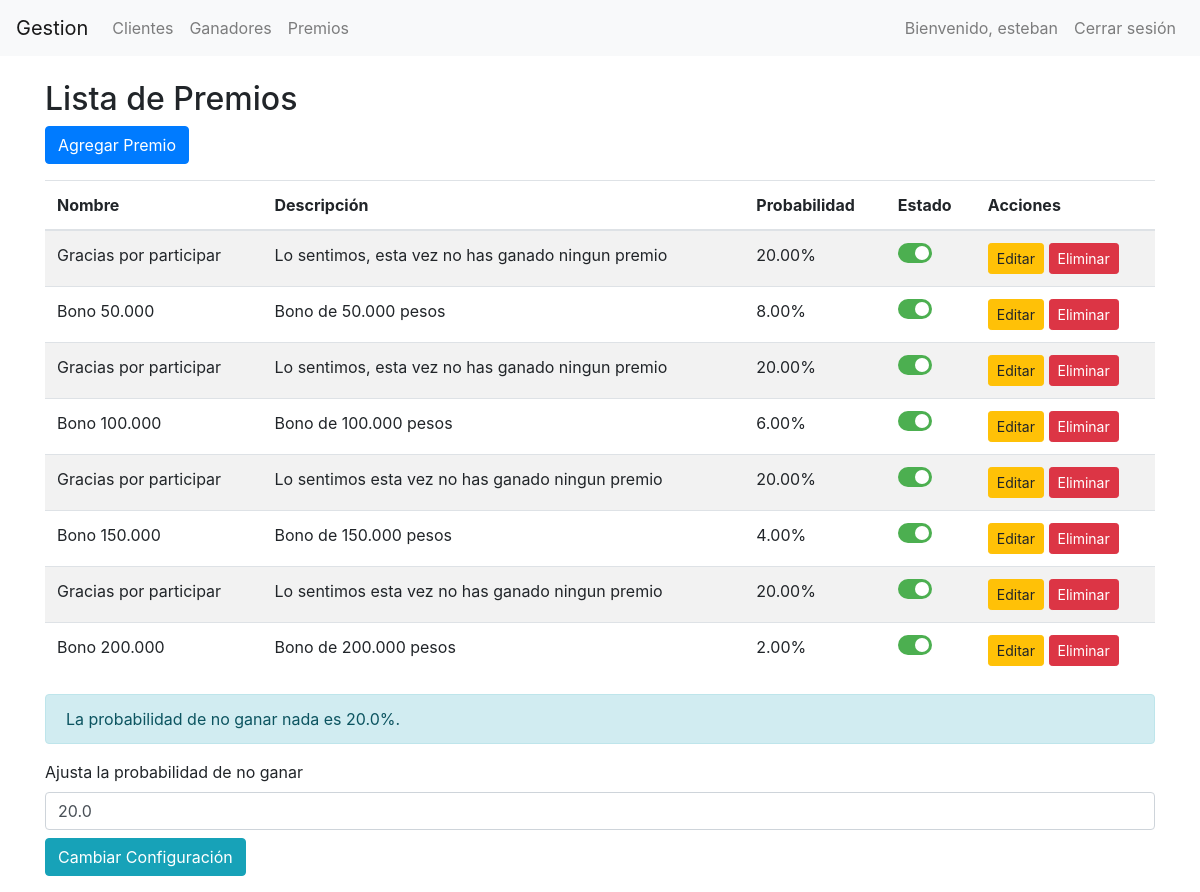
The page /ruleta/premios/ (signed in) on the database its author committed.
### ruleta/models.py (models this page shows, shortened)
class Premio(models.Model):
    nombre = models.CharField(max_length=100)
    descripcion = models.TextField()
    probabilidad = models.FloatField()
    activo = models.BooleanField(default=True)
    color = models.CharField(max_length=7, default="#ffffff")

class Configuracion(models.Model):
    probabilidad_no_ganar = models.FloatField(default=30)  # Valor por defecto del 30%

### ruleta/views.py (the view)
# urls.py: path('premios/', views.PremioListView.as_view(), name='premio_list'),
class PremioListView(LoginRequiredMixin, AdminRequiredMixin, ListView):
    model = Premio
    template_name = 'ruleta/premios_list.html'
    context_object_name = 'premios'
    def get_context_data(self, **kwargs):
        context = super().get_context_data(**kwargs)
        context['probabilidad_actual'] = Configuracion.objects.first().probabilidad_no_ganar if Configuracion.objects.exists() else 30
        return context

### ruleta/views.py (called while the page is built)
    def test_func(self):
        return self.request.user.is_staff or self.request.user.is_superuser

### ruleta/templates/ruleta/premio_list.html (shortened to what this page needs)
{% extends "base.html" %}
{% block content %}
  <h2>Lista de Premios</h2>
  <a href="{% url 'premio_create' %}" class="btn btn-primary mb-3">Agregar Premio</a>
  <table class="table table-striped">
    <thead>
      <tr>
        <th>Nombre</th>
        <th>Descripción</th>
        <th>Probabilidad</th>
        <th>Estado</th>
        <th>Acciones</th>
      </tr>
    </thead>
    <tbody>
      {% for premio in premios %}
        <tr>
          <td>{{ premio.nombre }}</td>
          <td>{{ premio.descripcion }}</td>
          <td>{{ premio.probabilidad|floatformat:2 }}%</td>
          <td>
            <label class="switch">
              <span class="slider round"></span>
            </label>
          </td>
          <td>
            <a href="{% url 'premio_update' premio.pk %}" class="btn btn-warning btn-sm">Editar</a>
            <a href="{% url 'premio_delete' premio.pk %}" class="btn btn-danger btn-sm">Eliminar</a>
          </td>
        </tr>
      {% endfor %}
    </tbody>
  </table>
  <div class="alert alert-info" role="alert">
    La probabilidad de no ganar nada es {{ probabilidad_actual }}%.
  </div>
  <form method="post" action="{% url 'actualizar_probabilidad' %}" class="mb-3">
    <label for="probabilidad_no_ganar">Ajusta la probabilidad de no ganar</label>
    <input type="number" class="form-control mb-2" id="probabilidad_no_ganar" name="probabilidad_no_ganar" step="0.01" value="{{ probabilidad_actual }}">
    <button type="submit" class="btn btn-info">Cambiar Configuración</button>
  </form>
{% endblock %}

### ruleta/templates/base.html (shortened to what this page needs)
<!DOCTYPE html>
<html lang="en">
<head>
    <link rel="stylesheet" href="https://maxcdn.bootstrapcdn.com/bootstrap/4.5.2/css/bootstrap.min.css">
</head>
<body>
    <nav class="navbar navbar-expand-lg navbar-light bg-light">
        <a class="navbar-brand" href="{% url 'admin_main' %}">Gestion</a>
        <div class="collapse navbar-collapse" id="navbarNav">
            <ul class="navbar-nav mr-auto">
                <li class="nav-item">
                    <a class="nav-link" href="{% url 'cliente_list' %}">Clientes</a>
                </li>
                <li class="nav-item">
                    <a class="nav-link" href="{% url 'ganador_list' %}">Ganadores</a>
                </li>
                <li class="nav-item">
                    <a class="nav-link" href="{% url 'premio_list' %}">Premios</a>
                </li>
            </ul>
            <ul class="navbar-nav ml-auto">
                {% if user.is_authenticated %}
                    <li class="nav-item">
                        <span class="nav-link">Bienvenido, {{ user.username }}</span>
                    </li>
                    <li class="nav-item">
                        <form method="post" action="{% url 'logout' %}">
                            <button type="submit" class="btn btn-outline-danger nav-link" style="border: none;">Cerrar sesión</button>
                        </form>
                    </li>
                {% else %}
                    <li class="nav-item">
                        <a class="nav-link btn btn-outline-primary" href="{% url 'login' %}">Iniciar sesión</a>
                    </li>
                {% endif %}
            </ul>
        </div>
    </nav>
    <div class="container mt-4">
        {% block content %}
        {% endblock %}
    </div>
</body>
</html>

### ruleta/templates/ruleta/premio_list.html (style rules this page uses)
.switch { position: relative; display: inline-block; width: 34px; height: 20px; }
.slider { position: absolute; cursor: pointer; top: 0; left: 0; right: 0; bottom: 0; background-color: #ccc; transition: .4s; border-radius: 34px; }
.slider:before { position: absolute; content: ""; height: 14px; width: 14px; left: 3px; bottom: 3px; background-color: white; transition: .4s; border-radius: 50%; }
input:checked + .slider { background-color: #4CAF50; }
input:checked + .slider:before { transform: translateX(14px); }
.slider.round { border-radius: 34px; }
.slider.round:before { border-radius: 50%; }

### rows shown on the page
Premio: nombre "Gracias por participar", descripcion "Lo sentimos, esta vez no has ganado ningun premio", probabilidad "20.00"
Premio: nombre "Bono 50.000", descripcion "Bono de 50.000 pesos", probabilidad "8.00"
Premio: nombre "Gracias por participar", descripcion "Lo sentimos, esta vez no has ganado ningun premio", probabilidad "20.00"
Premio: nombre "Bono 100.000", descripcion "Bono de 100.000 pesos", probabilidad "6.00"
Premio: nombre "Gracias por participar", descripcion "Lo sentimos esta vez no has ganado ningun premio", probabilidad "20.00"
Premio: nombre "Bono 150.000", descripcion "Bono de 150.000 pesos", probabilidad "4.00"
Premio: nombre "Gracias por participar", descripcion "Lo sentimos esta vez no has ganado ningun premio", probabilidad "20.00"
Premio: nombre "Bono 200.000", descripcion "Bono de 200.000 pesos", probabilidad "2.00"
Configuracion: probabilidad_no_ganar "20.0"

### other values the page prints
{{ user.username }} "esteban"
